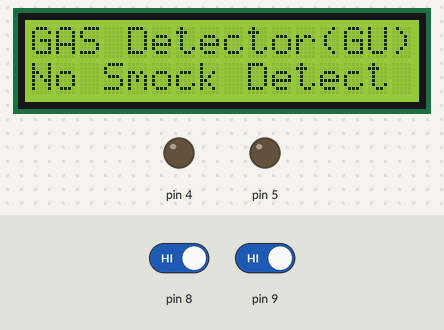
Bench run of a sketch on a simulated Arduino Uno, built with avr-gcc and run on an emulated ATmega328P. Shown: 16×2 character LCD, output pins drawn as LEDs (lit = HIGH). The test bench sets the inputs (shaded band); at power-on: pin 8 HIGH, pin 9 HIGH.

Above: at 1.2 s.
1.3 s: pin 8 driven LOW
At 2.5 s:
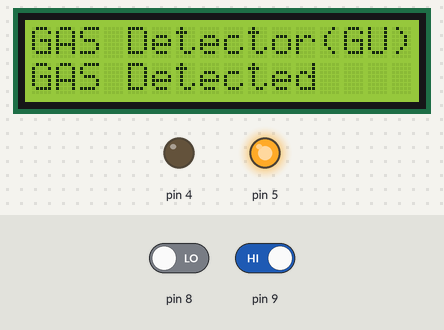
6.0 s: pin 9 driven LOW
At 7.3 s:
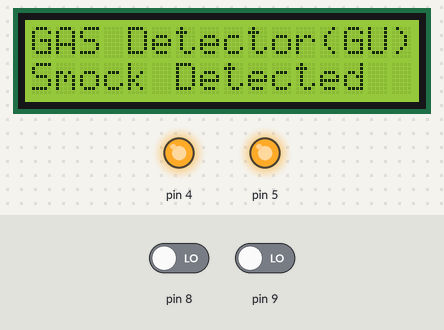
12.1 s: pin 8 driven HIGH
At 14.3 s:
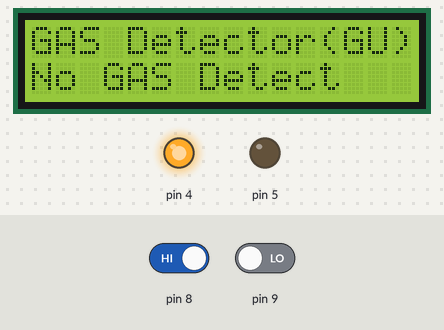
18.3 s: pin 9 driven HIGH
At 21.1 s:
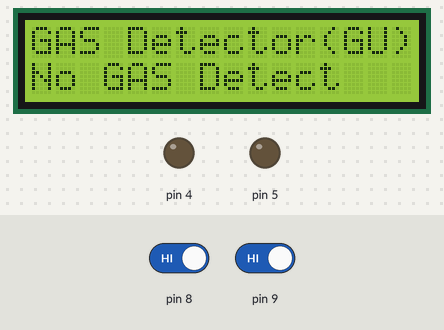
Timing chart, 0 to 22.6 s (numbered marks = the images above; inputs shaded):
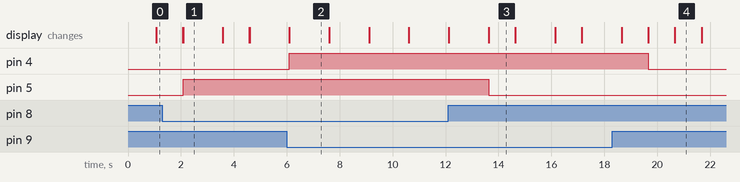

The sketch:

SEN2.ino
```cpp
#include <LiquidCrystal.h>
LiquidCrystal lcd (1, 0, 13, 12, 11, 10);

void setup()
{
  lcd.begin(16,2);
  pinMode(8, INPUT);
  pinMode(9, INPUT);
  pinMode(5, OUTPUT);
  pinMode(4, OUTPUT);

}

void loop()
{
  int sensor=digitalRead(8);
  lcd.setCursor(0,0);
  lcd.print("GAS Detector(GU)");

  if(sensor==LOW)
  {
    lcd.setCursor(0,1);
    lcd.print("GAS Detected");
    digitalWrite(5, HIGH);
    delay(1500);

    lcd.clear();
  }
  else if (sensor == HIGH )
  {
     lcd.setCursor(0,1);
     lcd.print("No GAS Detect ");
     digitalWrite(5, LOW);
     delay(1000);
     lcd.clear();

}

 int sensor2=digitalRead(9);
  lcd.setCursor(0,0);
  lcd.print("GAS Detector(GU)");

  if(sensor2==LOW)
  {
    lcd.setCursor(0,1);
    lcd.print("Smock Detected");
    digitalWrite(4, HIGH);
    delay(1500);

    lcd.clear();
  }
  else if (sensor2 == HIGH )
  {
     lcd.setCursor(0,1);
     lcd.print("No Smock Detect ");
     digitalWrite(4, LOW);
     delay(1000);
     lcd.clear();

}
}
```

Measured:
- after the input at 1.3 s, pin 5: LOW → HIGH after 0.78 s; the display: first differs from a run without the input after 0.78 s (image 1)
- after the input at 6.0 s, pin 4: LOW → HIGH after 0.10 s; the display: changes after 0.10 s (image 2)
- after the input at 12.1 s, pin 5: HIGH → LOW after 1.5 s; the display: first differs from a run without the input after 1.5 s (image 3)
- after the input at 18.3 s, pin 4: HIGH → LOW after 1.4 s; the display: first differs from a run without the input after 1.4 s (image 4 shows a later state)
- what the display in image 1 shows lasts 1.5 s, from 2.1 s to 3.6 s
- what the display in image 3 shows lasts 1.0 s, from 13.6 s to 14.6 s
